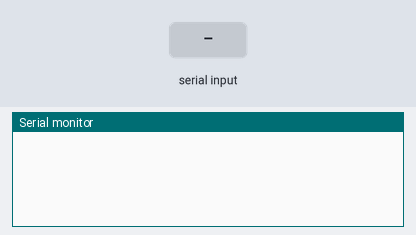
A sketch run on a simulated Arduino Uno, built with avr-gcc and run on an emulated ATmega328P. Shown: the last lines printed to the serial monitor. The test bench sets the inputs (shaded band).

Above: at 1.2 s.
1.3 s: "on" received over Serial
At 2.8 s:
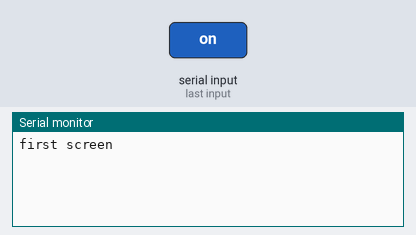
4.3 s: "off" received over Serial
At 6.3 s:
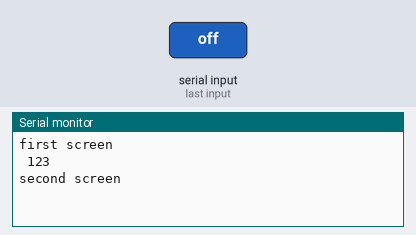
6.8 s: "start" received over Serial
At 7.96 s:
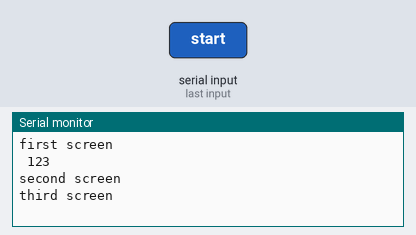

Measured:
- after the input at 1.3 s, the serial monitor: prints a new line after 1.0 s (image 1)
- after the input at 4.3 s, the serial monitor: prints a new line after 1.0 s (image 2)
- after the input at 6.8 s, the serial monitor: prints a new line after 1.0 s (image 3)

The sketch:

menuwithserial.ino
```cpp
long unsigned previousTime = 0;  // 이전시간 값을 0으로 대입
long unsigned currentTime = 0;   // 현재 시간 값을 0으로 대입

void setup()
{
	Serial.begin(9600);
}


void loop()
{
	currentTime = millis();  // 현재 시간 값을 밀리함수값으로 대입
	if ( Serial.available() > 0)  // 시리얼 통신 값이 0보단 큰 값이 있다면 ~
	{
		String a;  // 변수 a 를 문자열로 선언한다.
		a = Serial.readString();  // 시리얼 통신값중에 문자열이 있다면 변수 a 에 대입한다.
		if( a == "on")  // 만약 변수 a의 문자열 값이 on 이라면 ~
		{
		Serial.println( "first screen");  //  first screen을 시리얼 통신 출력을 해라
		}
				if(a == "off")		// 만약 변수 a의 문자열 값이 off 이라면 ~
				{
				Serial.println("second screen");  //  second screen을 시리얼 통신 출력을 해라
				}
					if(a == "start")  // 만약 변수 a의 문자열 값이 start 이라면 ~
					{
					Serial.println("third screen");  //  third screen을 시리얼 통신 출력을 해라
					}

	}
	else  // // 시리얼 통신 값이 0보단 큰 값이 없다면 (있지 않다면 ) ~
	{
		if ( currentTime - previousTime >= 4000)  //  4000밀리초마다 실행하는 구문 ,  현재시간 값 - 이전시간값 차이가 4000보다 같거나 크다면
		{
			Serial.println(" 123");
			previousTime = currentTime;	  // 이전 시간에 현재 시간값을 대입 하는 것으로 , 이를 통해서 다음 계산때 비교 할 수 있게 해준다.
		}

	}


}
```
